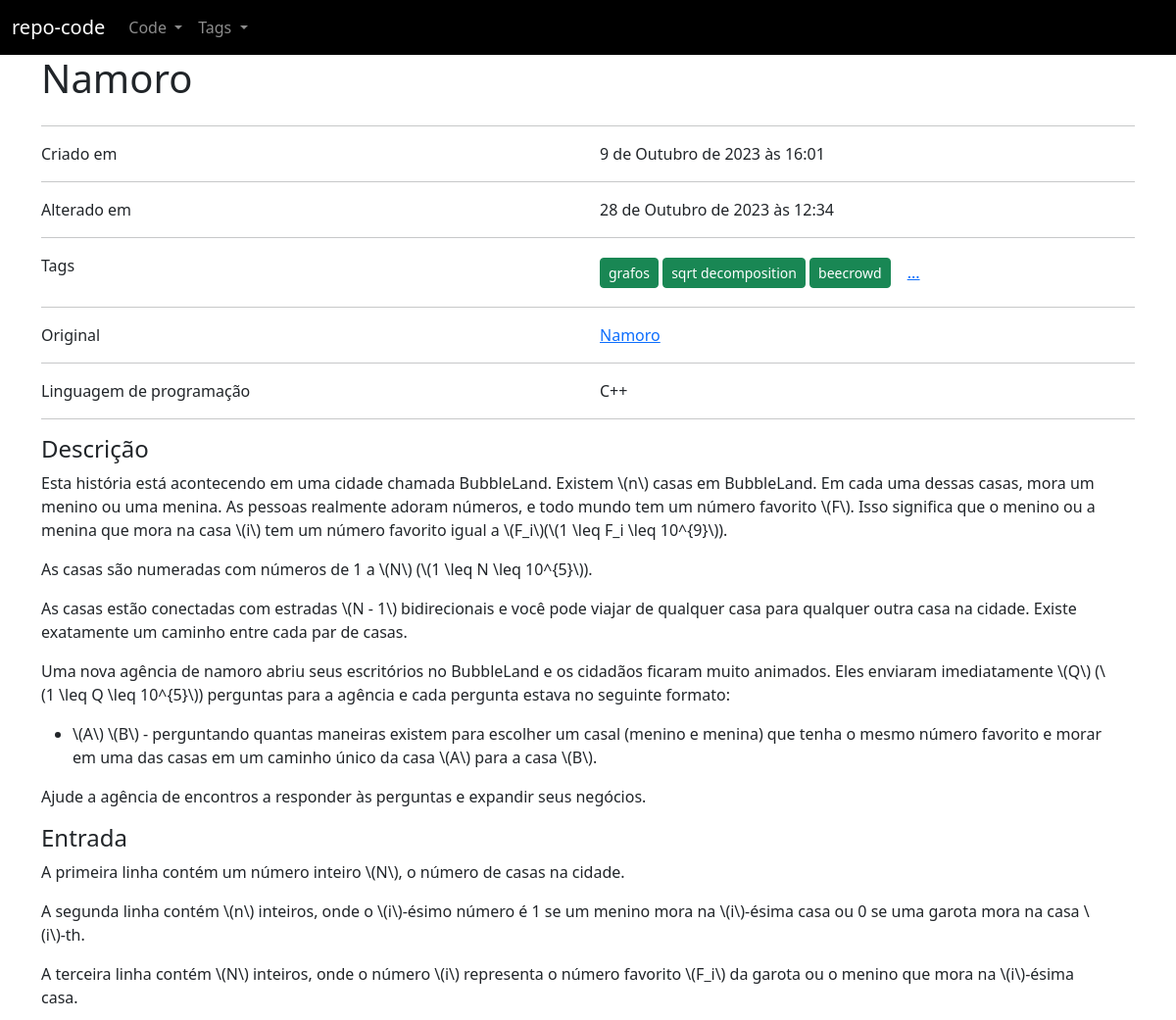
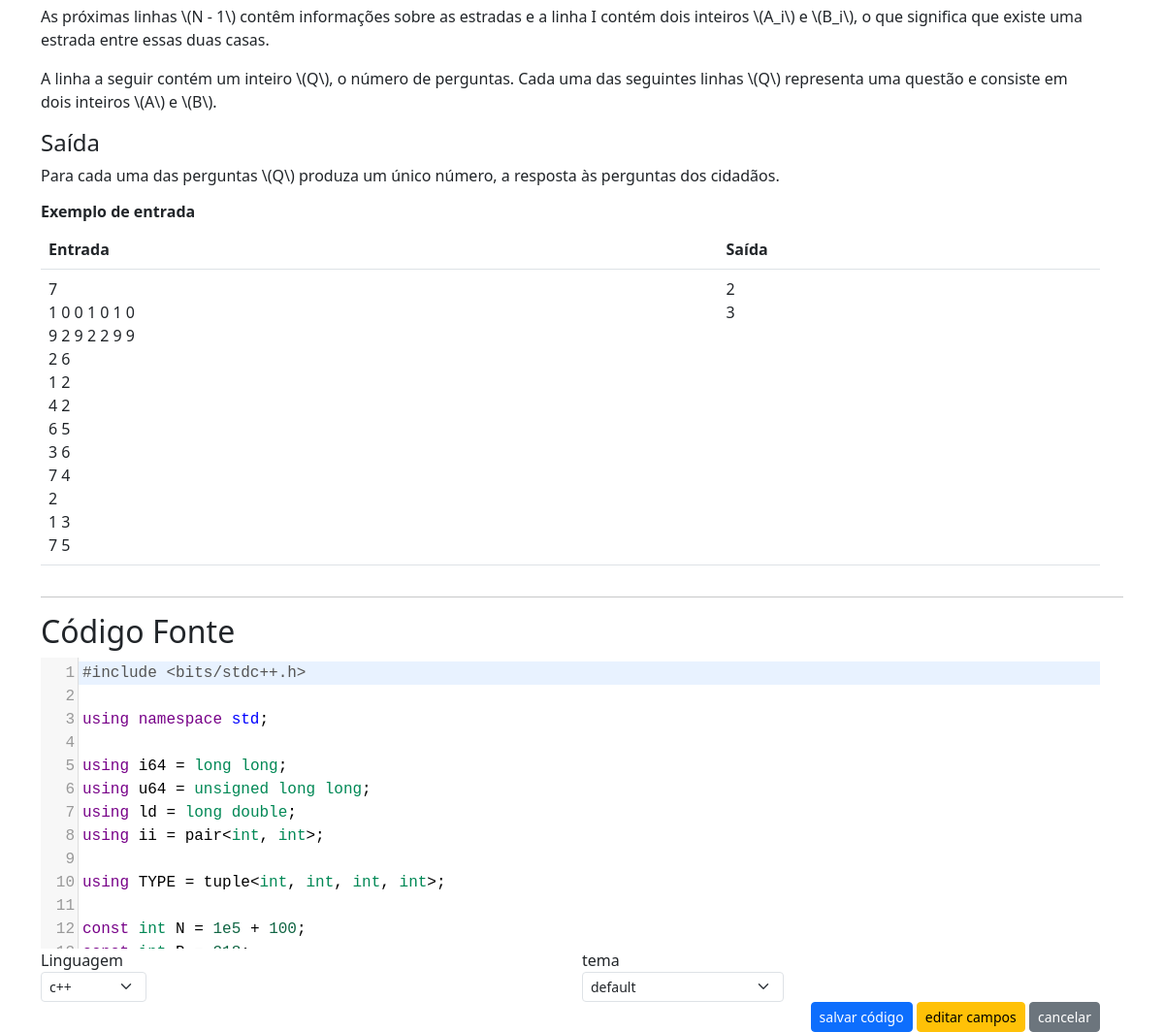
The app's page /repo/code/2/, older data (2 pictures, top to bottom).
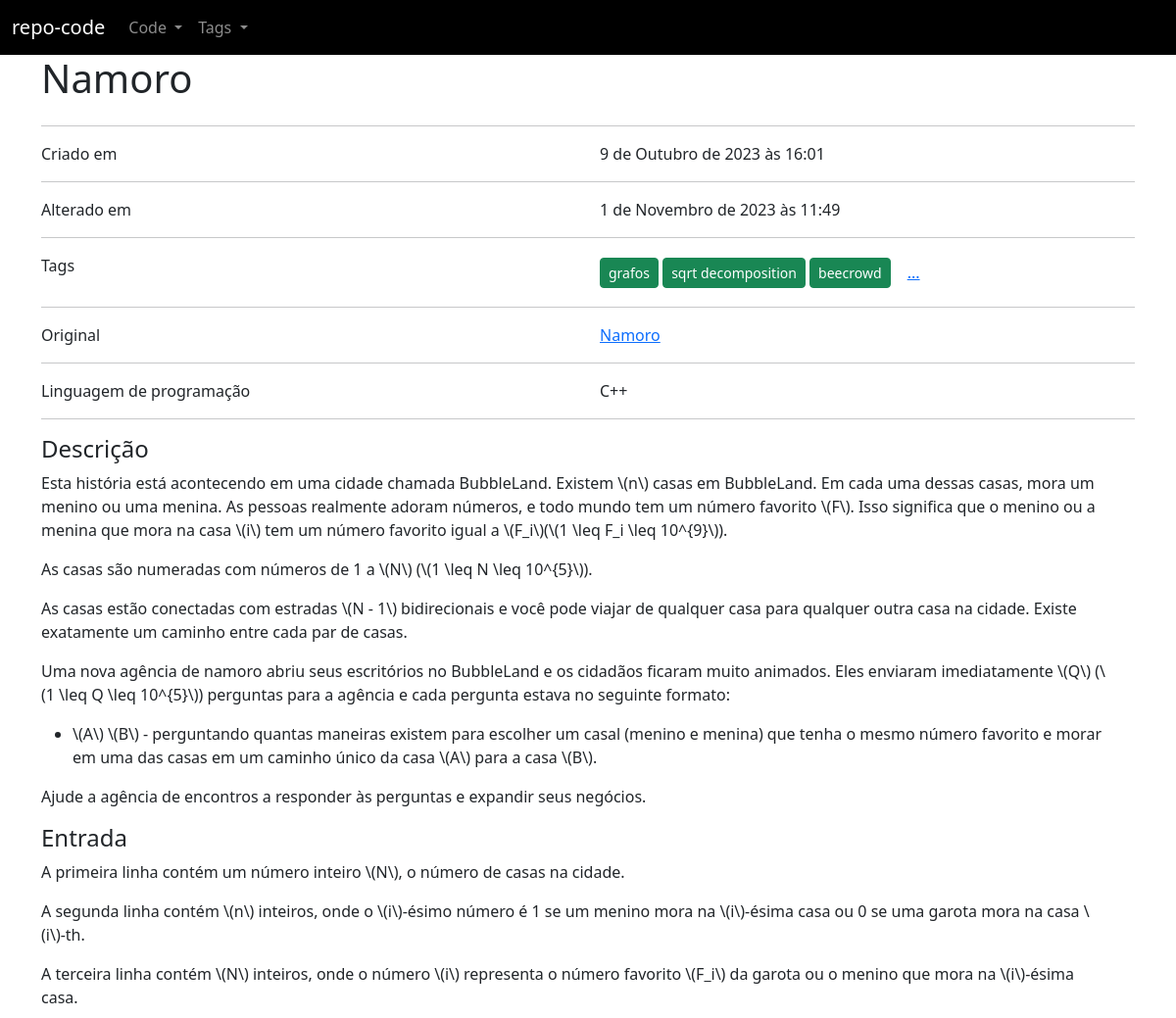
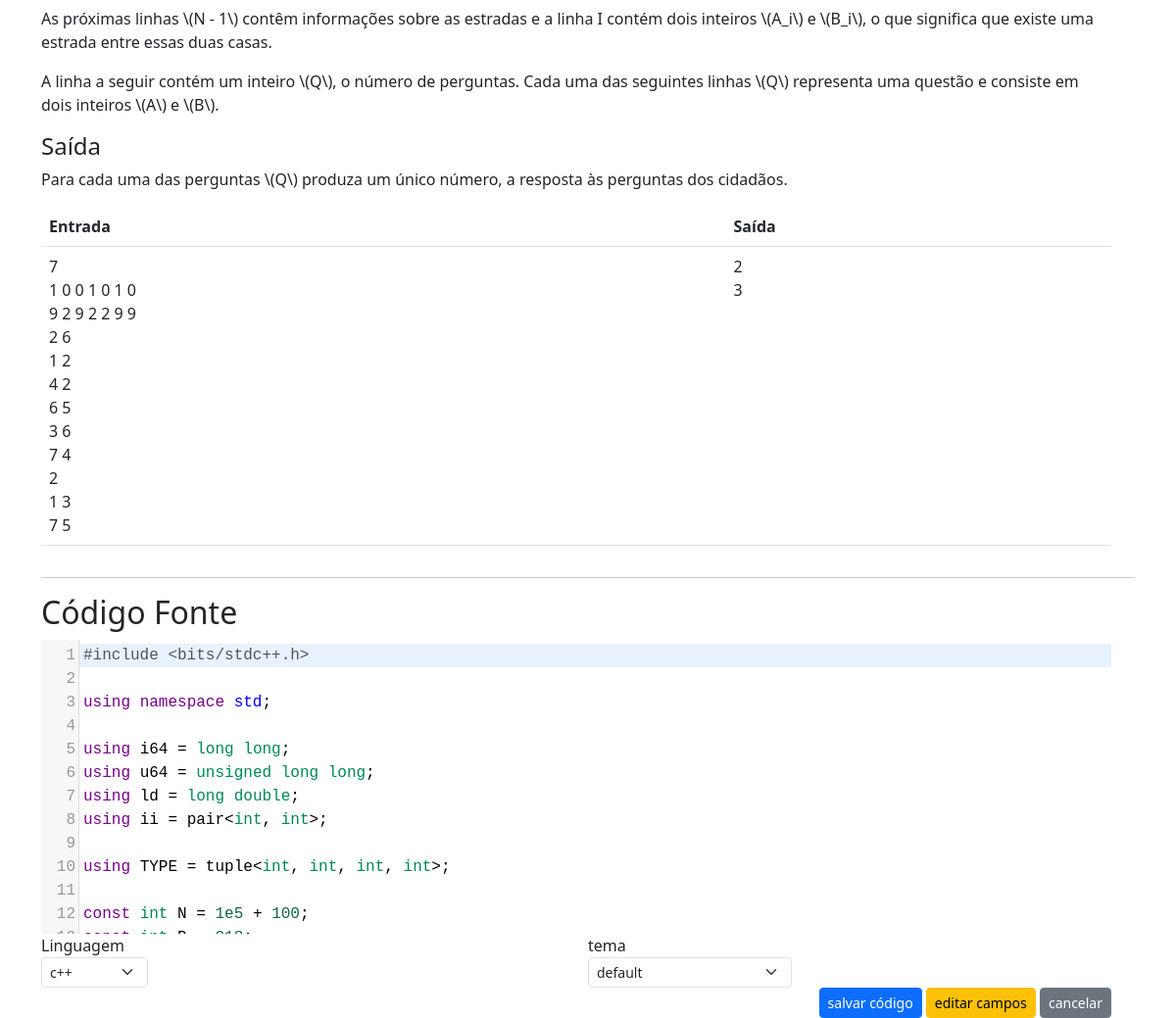
The same page, newer data (2 pictures, top to bottom).
### repo/models.py (models this page shows, shortened)
class Code(models.Model):
    LANGUAGE_CHOICES = (
        ("c++", "c++"),
        ("py", "python"),
        ("c", "c"),
        ("java", "java"),
        ("c#", "c#"),
        ("js", "javascript")
    )
    DICT_LANGUAGES_CHOICES = dict(LANGUAGE_CHOICES)
    title = models.CharField(max_length = 100)
    createdAt = models.DateTimeField(default = timezone.now)
    updatedAt = models.DateTimeField(default = timezone.now)
    description = models.TextField()
    source = models.TextField()
    tags = models.ManyToManyField(Tag)
    original = models.CharField(max_length = 100)
    language = models.CharField(max_length = 10, choices = LANGUAGE_CHOICES)
    def human_language(self):
        return self.DICT_LANGUAGES_CHOICES[self.language]
    def full_description(self):
        return f'<div class = "container">{self.description}</div>'

class Tag(models.Model):
    name = models.CharField(max_length = 50)
    human_name = models.CharField(max_length = 50)
    description = models.TextField()

### repo/code_views.py (the view)
# urls.py: path('<int:key>/', code_views.source, name = 'repo_code_view'),
@require_http_methods(['GET'])
def source(request, key):
    try:
        code = Code.objects.get(pk = key)
        partial_tags = code.tags.all()[:3]
        languages = sorted(Code.LANGUAGE_CHOICES, key = lambda x: x[1])
        themes = os.listdir(os.path.join('templates', 'static', 'js', 'codemirror', 'theme'))
        css_files = list(map(lambda f: os.path.join('js', 'codemirror', 'theme', f), themes))
        themes = list(map(lambda t: t.split('.')[0], themes))
        return render(request, 'code/code.html', {'source' : code, 'partial_tags': partial_tags, 'themes': themes, 'css_files': css_files, 'languages': languages})
    except ObjectDoesNotExist as ex:
        return render(request, '404.html', {'message': ex})

### repo/templates/code/code.html (shortened to what this page needs)
{% extends "base.html" %}
{% load static %}
{% block 'css' %}
<link href = "{% static 'js/codemirror/lib/codemirror.css' %}" rel="stylesheet">
<link href = "{% static 'js/codemirror/addon/hint/show-hint.css' %}" rel="stylesheet">
{% for css in css_files %}
    <link href = "{% static css %}" rel = "stylesheet">
{% endfor %}
{% endblock %}
{% block 'main' %}
<div class = "container">
    <div class = "row">
        <h1>{{ source.title }}</h1>
    </div>
    <hr>
    <div class = "row">
        <div class = "col">
            Criado em
        </div>
        <div class = "col">
            {{ source.createdAt }}
        </div>
    </div>
    <hr>
    <div class = "row">
        <div class = "col">
            Alterado em
        </div>
        <div class = "col">
            {{ source.updatedAt }}
        </div>
    </div>
    <hr>
    <div class = "row">
        <div class = "col">
            Tags
        </div>
        <div class = "col">
            {% for tag in partial_tags %}
                <a class = "btn btn-sm btn-success" href = "{% url 'repo_tag_view' tag.id %}"> {{ tag.human_name }} </a>
            {% endfor %}
            {% if source.tags.count > 3 %}
                <a class="btn btn-link" data-bs-toggle="modal" data-bs-target="#tagsModal"> ... </a>
            {% endif %}
        </div>
    </div>
    {% if source.original %}
    <hr>
    <div class = "row">
        <div class = "col">
            Original
        </div>
        <div class = "col">
            <a href = "{{source.original}}" target = "__blank"> {{ source.title }} </a>
        </div>
    </div>
    {% endif %}
    <hr>
    <div class = "row">
        <div class = "col">
            Linguagem de programação
        </div>
        <Div class = "col">
            {{ source.human_language.title }}
        </div>
    </div>
    <hr>
    <div class = "row">
        <div class = "row">
            <h4> Descrição </h4>
        </div>
        <div class = "row">
            {{ source.full_description | safe }}
        </div>
    </div>
    <hr>
    <div class = "row">
        <div class = "row">
            <h2> Código Fonte </h2>
        <div>
        <div class = "row">
            <form id = "sourceForm" method = "post" action = "{% url 'repo_code_update_source' source.id %}">
                <div class = "row">
                </div>
                <div class = "row">
                    <div class = "col">
                        <div class = "form-group">
                            <label> Linguagem </label>
                            <select id = "language" name = "language" class = "form-select form-select-sm w-auto" >
                                {% for lang, hu_lang in languages %}
                                    {% if source.language == lang %}
                                        <option value = "{{lang}}" selected> {{hu_lang}} </option>
                                    {% else %}
                                        <option value = "{{lang}}"> {{hu_lang}} </option>
                                    {% endif %}
                                {% endfor %}
                            </select>
                        </div>
                    </div>
                    <div class = "col">
                        <div class = "form-group">
                            <label> tema </label>
                            <select id = "theme" class = "form-select form-select-sm w-auto" >
                               <option selected> default </option>
                            </select>
                        </div>
                    </div>
                </div>
                <div class = "text-end">
                    <button type = "button" data-bs-toggle="modal" data-bs-target="#saveCodeModal" class = "btn btn-primary btn-sm"> salvar código </button>
                    <a class = "btn btn-warning btn-sm"  href = "{% url 'repo_code_update' source.id  %}"> editar campos </a> </h1>
                    <a class = "btn btn-secondary btn-sm" href = "{% url 'repo_code_view' source.id %}"> cancelar </a>
                </div>
            </form>
        </div>
    </div>
</div>
{% endblock %}

### templates/base.html (shortened to what this page needs)
{% load static %}
<!doctype html>
<html lang = "pt-br">
<head>
    <link href = "{% static 'css/bootstrap.min.css' %}" rel = "stylesheet">
    {% block 'css' %} {% endblock %}
</head>
<body>
    <nav class = "navbar navbar-expand-lg bg-black navbar-dark">
        <div class = "container-fluid">
            <a href = "{% url 'repo_inicio' %}" class="navbar-brand"> repo-code </a>
            <div class="collapse navbar-collapse">
                <ul class="navbar-nav navbar-nav-scroll">
                    <li class="nav-item dropdown">
                      <a data-bs-toggle="dropdown" class = "nav-link dropdown-toggle" href = "#" role = "button"> Code </a>
                    </li>
                    <li class="nav-item dropdown">
                      <a data-bs-toggle="dropdown" class = "nav-link dropdown-toggle" href = "#" role = "button"> Tags </a>
                    </li>
                </ul>
            </div>
        </div>
    </nav>
    {% block 'main' %}
    {% endblock %}
</body>
</html>

Row changes from the older to the newer data that the page shows:
changed Code "Namoro": updatedAt "28 de Outubro de 2023 às 12:34" → "1 de Novembro de 2023 às 11:49"; full_description "…às perguntas dos cidadãos. Exemplo de entrada Entrada Saída 7 1…" → "…às perguntas dos cidadãos. Entrada Saída 7 1…"
